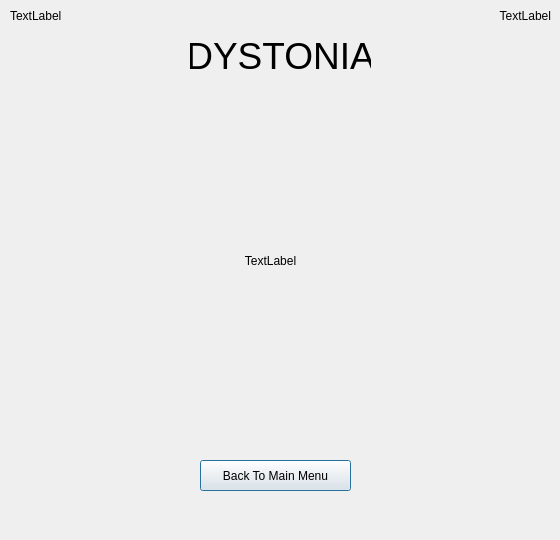
<?xml version="1.0" encoding="UTF-8"?>
<ui version="4.0">
 <class>DystoniaInt</class>
 <widget class="QDialog" name="DystoniaInt">
  <property name="geometry">
   <rect>
    <x>0</x>
    <y>0</y>
    <width>560</width>
    <height>540</height>
   </rect>
  </property>
  <property name="windowTitle">
   <string>Dialog</string>
  </property>
  <widget class="QLabel" name="imagelocation">
   <property name="geometry">
    <rect>
     <x>30</x>
     <y>90</y>
     <width>481</width>
     <height>341</height>
    </rect>
   </property>
   <property name="text">
    <string>TextLabel</string>
   </property>
   <property name="alignment">
    <set>Qt::AlignCenter</set>
   </property>
  </widget>
  <widget class="QLabel" name="label">
   <property name="geometry">
    <rect>
     <x>190</x>
     <y>30</y>
     <width>181</width>
     <height>51</height>
    </rect>
   </property>
   <property name="font">
    <font>
     <pointsize>28</pointsize>
    </font>
   </property>
   <property name="text">
    <string>DYSTONIA</string>
   </property>
   <property name="alignment">
    <set>Qt::AlignCenter</set>
   </property>
  </widget>
  <widget class="QLabel" name="sound">
   <property name="geometry">
    <rect>
     <x>10</x>
     <y>0</y>
     <width>81</width>
     <height>31</height>
    </rect>
   </property>
   <property name="text">
    <string>TextLabel</string>
   </property>
  </widget>
  <widget class="QLabel" name="time">
   <property name="geometry">
    <rect>
     <x>390</x>
     <y>-30</y>
     <width>161</width>
     <height>91</height>
    </rect>
   </property>
   <property name="text">
    <string>TextLabel</string>
   </property>
   <property name="alignment">
    <set>Qt::AlignRight|Qt::AlignTrailing|Qt::AlignVCenter</set>
   </property>
  </widget>
  <widget class="QPushButton" name="pushButton">
   <property name="geometry">
    <rect>
     <x>200</x>
     <y>460</y>
     <width>151</width>
     <height>31</height>
    </rect>
   </property>
   <property name="text">
    <string>Back To Main Menu</string>
   </property>
  </widget>
 </widget>
 <resources/>
 <connections/>
</ui>
